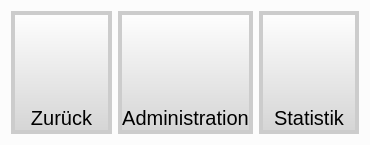
<?xml version="1.0" encoding="UTF-8"?>
<ui version="4.0">
 <class>AdminWindow</class>
 <widget class="QDialog" name="AdminWindow">
  <property name="geometry">
   <rect>
    <x>0</x>
    <y>0</y>
    <width>370</width>
    <height>145</height>
   </rect>
  </property>
  <property name="windowTitle">
   <string>Dialog</string>
  </property>
  <property name="styleSheet">
   <string notr="true">QDialog {
	background-color: #FCFCFC;
}

QPushButton, QToolButton {
	border: 4px solid #CCC;
	border-radius: 0.5em;
	background-color: qlineargradient(spread:pad, x1:0, y1:0, x2:0, y2:1, stop:0 rgba(255, 255, 255, 255), stop:1 rgba(212, 212, 212, 255));
	text-align: bottom center;
	padding: 0.3em;
    font-size: 20px;
}

QPushButton:on, QToolButton:on {
	border-color: #85c441;
	background-color: qlineargradient(spread:pad, x1:0, y1:1, x2:0, y2:0, stop:0 rgba(255, 255, 255, 255), stop:1 rgba(212, 212, 212, 255));
}</string>
  </property>
  <layout class="QVBoxLayout" name="verticalLayout">
   <item>
    <layout class="QHBoxLayout" name="horizontalLayout">
     <item>
      <widget class="QPushButton" name="pushBack">
       <property name="sizePolicy">
        <sizepolicy hsizetype="Minimum" vsizetype="Preferred">
         <horstretch>0</horstretch>
         <verstretch>0</verstretch>
        </sizepolicy>
       </property>
       <property name="styleSheet">
        <string notr="true">image: url(resource/back.png);</string>
       </property>
       <property name="text">
        <string>Zurück</string>
       </property>
      </widget>
     </item>
     <item>
      <widget class="QPushButton" name="pushAdmin">
       <property name="sizePolicy">
        <sizepolicy hsizetype="Minimum" vsizetype="Preferred">
         <horstretch>0</horstretch>
         <verstretch>0</verstretch>
        </sizepolicy>
       </property>
       <property name="styleSheet">
        <string notr="true">image: url(resource/admin.png);</string>
       </property>
       <property name="text">
        <string>Administration</string>
       </property>
      </widget>
     </item>
     <item>
      <widget class="QPushButton" name="pushStats">
       <property name="sizePolicy">
        <sizepolicy hsizetype="Minimum" vsizetype="Preferred">
         <horstretch>0</horstretch>
         <verstretch>0</verstretch>
        </sizepolicy>
       </property>
       <property name="styleSheet">
        <string notr="true">image: url(resource/stats.png);</string>
       </property>
       <property name="text">
        <string>Statistik</string>
       </property>
      </widget>
     </item>
    </layout>
   </item>
  </layout>
 </widget>
 <resources/>
 <connections/>
</ui>
